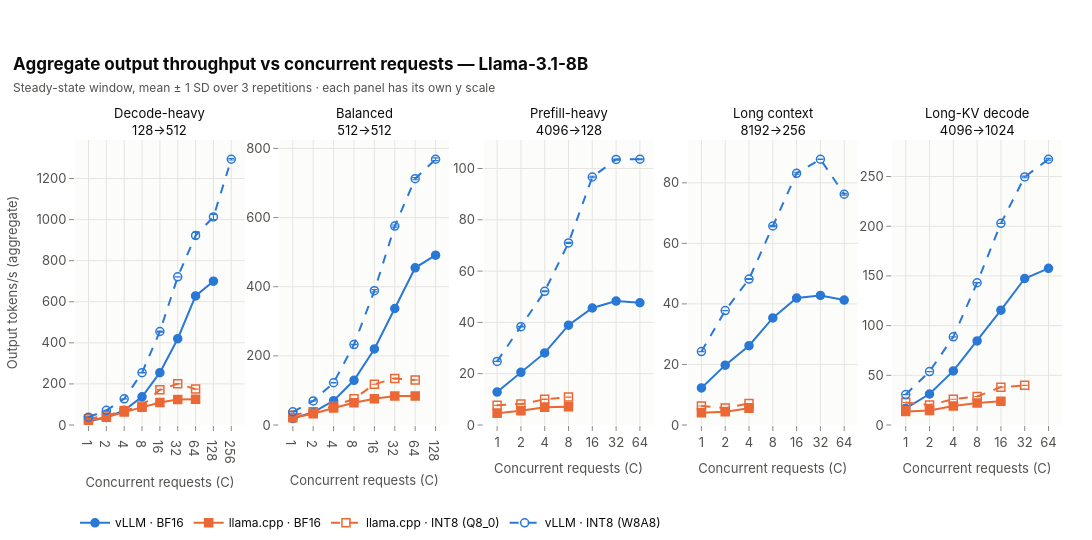

The notebook cell this image was saved under:
### Markdown cell above
## 1. Aggregate throughput vs concurrency

### Code cell
fig = plots.concurrency_lines(
    primary, plots.Panel("output_tok_s_mean", "Output tokens/s (aggregate)", "tok/s"),
    title=f"Aggregate output throughput vs concurrent requests — {registry.model_label(MODEL)}",
    subtitle="Steady-state window, mean ± 1 SD over 3 repetitions · each panel has its own y scale")
fig.show()
export_figure(fig, "throughput_vs_concurrency", source=NOTEBOOK,
              caption="Aggregate output tokens/s vs concurrent requests per workload (8B); vLLM keeps scaling, llama.cpp flattens early.")

### Figure 1 — Plotly figure (JSON) as saved in the notebook; plotly's stock layout.template omitted (floating-point values rounded to 4 significant figures)
{"data": [{"customdata": [[0.0312, 3.0], [0.02429, 3.0], [0.0506, 3.0], [0.03476, 3.0], [1.853, 3.0], [3.502, 3.0], [3.676, 3.0], [3.74, 3.0]], "error_y": {"array": [0.0312, 0.02429, 0.0506, 0.03476, 1.853, 3.502, 3.676, 3.74], "color": "#2a78d6", "thickness": 1.1, "type": "data", "width": 3}, "hovertemplate": "<b>vLLM · BF16</b><br>C = %{x}<br>Output tokens/s (aggregate): %{y:.3g} tok/s ± %{customdata[0]:.3g}<br>repetitions: %{customdata[1]}<extra></extra>", "legendgroup": "vllm_bf16", "line": {"color": "#2a78d6", "dash": "solid", "width": 2.0}, "marker": {"color": "#2a78d6", "line": {"color": "#2a78d6", "width": 1.5}, "size": 8, "symbol": "circle"}, "mode": "lines+markers", "name": "vLLM · BF16", "showlegend": true, "type": "scatter", "x": [1, 2, 4, 8, 16, 32, 64, 128], "xaxis": "x", "y": [18.49, 36.58, 71.36, 137.2, 254.8, 420.0, 628.2, 700.4], "yaxis": "y"}, {"customdata": [[0.01496, 3.0], [0.01004, 3.0], [0.08068, 3.0], [0.07585, 3.0], [0.1544, 3.0], [0.09718, 3.0], [0.03605, 3.0]], "error_y": {"array": [0.01496, 0.01004, 0.08068, 0.07585, 0.1544, 0.09718, 0.03605], "color": "#eb6834", "thickness": 1.1, "type": "data", "width": 3}, "hovertemplate": "<b>llama.cpp · BF16</b><br>C = %{x}<br>Output tokens/s (aggregate): %{y:.3g} tok/s ± %{customdata[0]:.3g}<br>repetitions: %{customdata[1]}<extra></extra>", "legendgroup": "llama_cpp_bf16", "line": {"color": "#eb6834", "dash": "solid", "width": 2.0}, "marker": {"color": "#eb6834", "line": {"color": "#eb6834", "width": 1.5}, "size": 8, "symbol": "square"}, "mode": "lines+markers", "name": "llama.cpp · BF16", "showlegend": true, "type": "scatter", "x": [1, 2, 4, 8, 16, 32, 64], "xaxis": "x", "y": [21.58, 38.07, 62.79, 86.6, 110.0, 124.5, 125.4], "yaxis": "y"}, {"customdata": [[0.01783, 3.0], [0.1006, 3.0], [0.04267, 3.0], [0.1355, 3.0], [0.2714, 3.0], [0.1703, 3.0], [0.7255, 3.0]], "error_y": {"array": [0.01783, 0.1006, 0.04267, 0.1355, 0.2714, 0.1703, 0.7255], "color": "#eb6834", "thickness": 1.1, "type": "data", "width": 3}, "hovertemplate": "<b>llama.cpp · INT8 (Q8_0)</b><br>C = %{x}<br>Output tokens/s (aggregate): %{y:.3g} tok/s ± %{customdata[0]:.3g}<br>repetitions: %{customdata[1]}<extra></extra>", "legendgroup": "llama_cpp_int8", "line": {"color": "#eb6834", "dash": "dash", "width": 2.0}, "marker": {"color": "#eb6834", "line": {"color": "#eb6834", "width": 1.5}, "size": 8, "symbol": "square-open"}, "mode": "lines+markers", "name": "llama.cpp · INT8 (Q8_0)", "showlegend": true, "type": "scatter", "x": [1, 2, 4, 8, 16, 32, 64], "xaxis": "x", "y": [30.2, 44.98, 69.66, 92.91, 171.9, 200.5, 174.8], "yaxis": "y"}, {"customdata": [[0.01922, 3.0], [0.06919, 3.0], [0.1448, 3.0], [0.9567, 3.0], [2.788, 3.0], [0.8458, 3.0], [15.44, 3.0], [12.51, 3.0], [4.004, 3.0]], "error_y": {"array": [0.01922, 0.06919, 0.1448, 0.9567, 2.788, 0.8458, 15.44, 12.51, 4.004], "color": "#2a78d6", "thickness": 1.1, "type": "data", "width": 3}, "hovertemplate": "<b>vLLM · INT8 (W8A8)</b><br>C = %{x}<br>Output tokens/s (aggregate): %{y:.3g} tok/s ± %{customdata[0]:.3g}<br>repetitions: %{customdata[1]}<extra></extra>", "legendgroup": "vllm_int8", "line": {"color": "#2a78d6", "dash": "dash", "width": 2.0}, "marker": {"color": "#2a78d6", "line": {"color": "#2a78d6", "width": 1.5}, "size": 8, "symbol": "circle-open"}, "mode": "lines+markers", "name": "vLLM · INT8 (W8A8)", "showlegend": true, "type": "scatter", "x": [1, 2, 4, 8, 16, 32, 64, 128, 256], "xaxis": "x", "y": [38.01, 71.33, 127.3, 254.7, 455.2, 721.2, 922.6, 1013.0, 1294.0], "yaxis": "y"}, {"customdata": [[0.03267, 3.0], [0.02732, 3.0], [0.0336, 3.0], [0.2749, 3.0], [0.2212, 3.0], [2.866, 3.0], [6.978, 3.0], [3.707, 3.0]], "error_y": {"array": [0.03267, 0.02732, 0.0336, 0.2749, 0.2212, 2.866, 6.978, 3.707], "color": "#2a78d6", "thickness": 1.1, "type": "data", "width": 3}, "hovertemplate": "<b>vLLM · BF16</b><br>C = %{x}<br>Output tokens/s (aggregate): %{y:.3g} tok/s ± %{customdata[0]:.3g}<br>repetitions: %{customdata[1]}<extra></extra>", "legendgroup": "vllm_bf16", "line": {"color": "#2a78d6", "dash": "solid", "width": 2.0}, "marker": {"color": "#2a78d6", "line": {"color": "#2a78d6", "width": 1.5}, "size": 8, "symbol": "circle"}, "mode": "lines+markers", "name": "vLLM · BF16", "showlegend": false, "type": "scatter", "x": [1, 2, 4, 8, 16, 32, 64, 128], "xaxis": "x2", "y": [18.67, 36.84, 70.49, 129.4, 220.0, 337.0, 454.8, 491.2], "yaxis": "y2"}, {"customdata": [[0.00268, 3.0], [0.01443, 3.0], [0.007448, 3.0], [0.0473, 3.0], [0.04967, 3.0], [0.1119, 3.0], [0.03301, 3.0]], "error_y": {"array": [0.00268, 0.01443, 0.007448, 0.0473, 0.04967, 0.1119, 0.03301], "color": "#eb6834", "thickness": 1.1, "type": "data", "width": 3}, "hovertemplate": "<b>llama.cpp · BF16</b><br>C = %{x}<br>Output tokens/s (aggregate): %{y:.3g} tok/s ± %{customdata[0]:.3g}<br>repetitions: %{customdata[1]}<extra></extra>", "legendgroup": "llama_cpp_bf16", "line": {"color": "#eb6834", "dash": "solid", "width": 2.0}, "marker": {"color": "#eb6834", "line": {"color": "#eb6834", "width": 1.5}, "size": 8, "symbol": "square"}, "mode": "lines+markers", "name": "llama.cpp · BF16", "showlegend": false, "type": "scatter", "x": [1, 2, 4, 8, 16, 32, 64], "xaxis": "x2", "y": [20.96, 32.49, 49.29, 64.6, 76.19, 84.1, 83.99], "yaxis": "y2"}, {"customdata": [[0.002239, 3.0], [0.03444, 3.0], [0.03493, 3.0], [0.06728, 3.0], [0.04877, 3.0], [0.322, 3.0], [0.1741, 3.0]], "error_y": {"array": [0.002239, 0.03444, 0.03493, 0.06728, 0.04877, 0.322, 0.1741], "color": "#eb6834", "thickness": 1.1, "type": "data", "width": 3}, "hovertemplate": "<b>llama.cpp · INT8 (Q8_0)</b><br>C = %{x}<br>Output tokens/s (aggregate): %{y:.3g} tok/s ± %{customdata[0]:.3g}<br>repetitions: %{customdata[1]}<extra></extra>", "legendgroup": "llama_cpp_int8", "line": {"color": "#eb6834", "dash": "dash", "width": 2.0}, "marker": {"color": "#eb6834", "line": {"color": "#eb6834", "width": 1.5}, "size": 8, "symbol": "square-open"}, "mode": "lines+markers", "name": "llama.cpp · INT8 (Q8_0)", "showlegend": false, "type": "scatter", "x": [1, 2, 4, 8, 16, 32, 64], "xaxis": "x2", "y": [28.73, 38.42, 54.99, 75.67, 117.8, 134.7, 130.3], "yaxis": "y2"}, {"customdata": [[0.08435, 3.0], [0.07121, 3.0], [0.4321, 3.0], [0.8051, 3.0], [3.355, 3.0], [3.081, 3.0], [3.065, 3.0], [3.865, 3.0]], "error_y": {"array": [0.08435, 0.07121, 0.4321, 0.8051, 3.355, 3.081, 3.065, 3.865], "color": "#2a78d6", "thickness": 1.1, "type": "data", "width": 3}, "hovertemplate": "<b>vLLM · INT8 (W8A8)</b><br>C = %{x}<br>Output tokens/s (aggregate): %{y:.3g} tok/s ± %{customdata[0]:.3g}<br>repetitions: %{customdata[1]}<extra></extra>", "legendgroup": "vllm_int8", "line": {"color": "#2a78d6", "dash": "dash", "width": 2.0}, "marker": {"color": "#2a78d6", "line": {"color": "#2a78d6", "width": 1.5}, "size": 8, "symbol": "circle-open"}, "mode": "lines+markers", "name": "vLLM · INT8 (W8A8)", "showlegend": false, "type": "scatter", "x": [1, 2, 4, 8, 16, 32, 64, 128], "xaxis": "x2", "y": [38.03, 69.71, 122.2, 232.7, 388.6, 575.4, 712.4, 768.7], "yaxis": "y2"}, {"customdata": [[0.01777, 3.0], [0.02356, 3.0], [0.2422, 3.0], [0.767, 3.0], [0.08457, 3.0], [0.08313, 3.0], [0.02294, 3.0]], "error_y": {"array": [0.01777, 0.02356, 0.2422, 0.767, 0.08457, 0.08313, 0.02294], "color": "#2a78d6", "thickness": 1.1, "type": "data", "width": 3}, "hovertemplate": "<b>vLLM · BF16</b><br>C = %{x}<br>Output tokens/s (aggregate): %{y:.3g} tok/s ± %{customdata[0]:.3g}<br>repetitions: %{customdata[1]}<extra></extra>", "legendgroup": "vllm_bf16", "line": {"color": "#2a78d6", "dash": "solid", "width": 2.0}, "marker": {"color": "#2a78d6", "line": {"color": "#2a78d6", "width": 1.5}, "size": 8, "symbol": "circle"}, "mode": "lines+markers", "name": "vLLM · BF16", "showlegend": false, "type": "scatter", "x": [1, 2, 4, 8, 16, 32, 64], "xaxis": "x3", "y": [12.84, 20.55, 28.11, 38.93, 45.62, 48.32, 47.66], "yaxis": "y3"}, {"customdata": [[0.00637, 3.0], [0.00892, 3.0], [0.003534, 3.0], [0.001356, 3.0]], "error_y": {"array": [0.00637, 0.00892, 0.003534, 0.001356], "color": "#eb6834", "thickness": 1.1, "type": "data", "width": 3}, "hovertemplate": "<b>llama.cpp · BF16</b><br>C = %{x}<br>Output tokens/s (aggregate): %{y:.3g} tok/s ± %{customdata[0]:.3g}<br>repetitions: %{customdata[1]}<extra></extra>", "legendgroup": "llama_cpp_bf16", "line": {"color": "#eb6834", "dash": "solid", "width": 2.0}, "marker": {"color": "#eb6834", "line": {"color": "#eb6834", "width": 1.5}, "size": 8, "symbol": "square"}, "mode": "lines+markers", "name": "llama.cpp · BF16", "showlegend": false, "type": "scatter", "x": [1, 2, 4, 8], "xaxis": "x3", "y": [4.589, 5.565, 6.898, 7.132], "yaxis": "y3"}, {"customdata": [[0.002077, 3.0], [0.01553, 3.0], [0.0605, 3.0], [0.005366, 3.0]], "error_y": {"array": [0.002077, 0.01553, 0.0605, 0.005366], "color": "#eb6834", "thickness": 1.1, "type": "data", "width": 3}, "hovertemplate": "<b>llama.cpp · INT8 (Q8_0)</b><br>C = %{x}<br>Output tokens/s (aggregate): %{y:.3g} tok/s ± %{customdata[0]:.3g}<br>repetitions: %{customdata[1]}<extra></extra>", "legendgroup": "llama_cpp_int8", "line": {"color": "#eb6834", "dash": "dash", "width": 2.0}, "marker": {"color": "#eb6834", "line": {"color": "#eb6834", "width": 1.5}, "size": 8, "symbol": "square-open"}, "mode": "lines+markers", "name": "llama.cpp · INT8 (Q8_0)", "showlegend": false, "type": "scatter", "x": [1, 2, 4, 8], "xaxis": "x3", "y": [7.657, 8.171, 10.03, 10.89], "yaxis": "y3"}, {"customdata": [[0.004287, 3.0], [0.14, 3.0], [0.1487, 3.0], [0.218, 3.0], [0.312, 3.0], [0.1736, 3.0], [0.2065, 3.0]], "error_y": {"array": [0.004287, 0.14, 0.1487, 0.218, 0.312, 0.1736, 0.2065], "color": "#2a78d6", "thickness": 1.1, "type": "data", "width": 3}, "hovertemplate": "<b>vLLM · INT8 (W8A8)</b><br>C = %{x}<br>Output tokens/s (aggregate): %{y:.3g} tok/s ± %{customdata[0]:.3g}<br>repetitions: %{customdata[1]}<extra></extra>", "legendgroup": "vllm_int8", "line": {"color": "#2a78d6", "dash": "dash", "width": 2.0}, "marker": {"color": "#2a78d6", "line": {"color": "#2a78d6", "width": 1.5}, "size": 8, "symbol": "circle-open"}, "mode": "lines+markers", "name": "vLLM · INT8 (W8A8)", "showlegend": false, "type": "scatter", "x": [1, 2, 4, 8, 16, 32, 64], "xaxis": "x3", "y": [24.81, 38.33, 52.13, 70.98, 96.69, 103.5, 103.6], "yaxis": "y3"}, {"customdata": [[0.005154, 3.0], [0.03443, 3.0], [0.06085, 3.0], [0.04188, 3.0], [0.03011, 3.0], [0.05367, 3.0], [0.1135, 3.0]], "error_y": {"array": [0.005154, 0.03443, 0.06085, 0.04188, 0.03011, 0.05367, 0.1135], "color": "#2a78d6", "thickness": 1.1, "type": "data", "width": 3}, "hovertemplate": "<b>vLLM · BF16</b><br>C = %{x}<br>Output tokens/s (aggregate): %{y:.3g} tok/s ± %{customdata[0]:.3g}<br>repetitions: %{customdata[1]}<extra></extra>", "legendgroup": "vllm_bf16", "line": {"color": "#2a78d6", "dash": "solid", "width": 2.0}, "marker": {"color": "#2a78d6", "line": {"color": "#2a78d6", "width": 1.5}, "size": 8, "symbol": "circle"}, "mode": "lines+markers", "name": "vLLM · BF16", "showlegend": false, "type": "scatter", "x": [1, 2, 4, 8, 16, 32, 64], "xaxis": "x4", "y": [12.24, 19.77, 26.2, 35.38, 41.94, 42.79, 41.27], "yaxis": "y4"}, {"customdata": [[0.0002364, 3.0], [0.006005, 3.0], [0.00051, 3.0]], "error_y": {"array": [0.0002364, 0.006005, 0.00051], "color": "#eb6834", "thickness": 1.1, "type": "data", "width": 3}, "hovertemplate": "<b>llama.cpp · BF16</b><br>C = %{x}<br>Output tokens/s (aggregate): %{y:.3g} tok/s ± %{customdata[0]:.3g}<br>repetitions: %{customdata[1]}<extra></extra>", "legendgroup": "llama_cpp_bf16", "line": {"color": "#eb6834", "dash": "solid", "width": 2.0}, "marker": {"color": "#eb6834", "line": {"color": "#eb6834", "width": 1.5}, "size": 8, "symbol": "square"}, "mode": "lines+markers", "name": "llama.cpp · BF16", "showlegend": false, "type": "scatter", "x": [1, 2, 4], "xaxis": "x4", "y": [4.055, 4.416, 5.56], "yaxis": "y4"}, {"customdata": [[0.005089, 3.0], [0.00203, 3.0], [0.00802, 3.0]], "error_y": {"array": [0.005089, 0.00203, 0.00802], "color": "#eb6834", "thickness": 1.1, "type": "data", "width": 3}, "hovertemplate": "<b>llama.cpp · INT8 (Q8_0)</b><br>C = %{x}<br>Output tokens/s (aggregate): %{y:.3g} tok/s ± %{customdata[0]:.3g}<br>repetitions: %{customdata[1]}<extra></extra>", "legendgroup": "llama_cpp_int8", "line": {"color": "#eb6834", "dash": "dash", "width": 2.0}, "marker": {"color": "#eb6834", "line": {"color": "#eb6834", "width": 1.5}, "size": 8, "symbol": "square-open"}, "mode": "lines+markers", "name": "llama.cpp · INT8 (Q8_0)", "showlegend": false, "type": "scatter", "x": [1, 2, 4], "xaxis": "x4", "y": [6.26, 5.614, 7.103], "yaxis": "y4"}, {"customdata": [[0.01365, 3.0], [0.02521, 3.0], [0.1676, 3.0], [0.1925, 3.0], [0.323, 3.0], [0.04941, 3.0], [0.2893, 3.0]], "error_y": {"array": [0.01365, 0.02521, 0.1676, 0.1925, 0.323, 0.04941, 0.2893], "color": "#2a78d6", "thickness": 1.1, "type": "data", "width": 3}, "hovertemplate": "<b>vLLM · INT8 (W8A8)</b><br>C = %{x}<br>Output tokens/s (aggregate): %{y:.3g} tok/s ± %{customdata[0]:.3g}<br>repetitions: %{customdata[1]}<extra></extra>", "legendgroup": "vllm_int8", "line": {"color": "#2a78d6", "dash": "dash", "width": 2.0}, "marker": {"color": "#2a78d6", "line": {"color": "#2a78d6", "width": 1.5}, "size": 8, "symbol": "circle-open"}, "mode": "lines+markers", "name": "vLLM · INT8 (W8A8)", "showlegend": false, "type": "scatter", "x": [1, 2, 4, 8, 16, 32, 64], "xaxis": "x4", "y": [24.25, 37.81, 48.21, 65.73, 83.15, 87.78, 76.22], "yaxis": "y4"}, {"customdata": [[0.006609, 3.0], [0.03079, 3.0], [0.03434, 3.0], [0.1268, 3.0], [0.3817, 3.0], [0.4812, 3.0], [1.332, 3.0]], "error_y": {"array": [0.006609, 0.03079, 0.03434, 0.1268, 0.3817, 0.4812, 1.332], "color": "#2a78d6", "thickness": 1.1, "type": "data", "width": 3}, "hovertemplate": "<b>vLLM · BF16</b><br>C = %{x}<br>Output tokens/s (aggregate): %{y:.3g} tok/s ± %{customdata[0]:.3g}<br>repetitions: %{customdata[1]}<extra></extra>", "legendgroup": "vllm_bf16", "line": {"color": "#2a78d6", "dash": "solid", "width": 2.0}, "marker": {"color": "#2a78d6", "line": {"color": "#2a78d6", "width": 1.5}, "size": 8, "symbol": "circle"}, "mode": "lines+markers", "name": "vLLM · BF16", "showlegend": false, "type": "scatter", "x": [1, 2, 4, 8, 16, 32, 64], "xaxis": "x5", "y": [16.67, 31.19, 54.39, 84.61, 115.5, 147.4, 157.6], "yaxis": "y5"}, {"customdata": [[0.5928, 3.0], [0.02069, 3.0], [0.8145, 3.0], [0.3644, 3.0], [0.3884, 3.0]], "error_y": {"array": [0.5928, 0.02069, 0.8145, 0.3644, 0.3884], "color": "#eb6834", "thickness": 1.1, "type": "data", "width": 3}, "hovertemplate": "<b>llama.cpp · BF16</b><br>C = %{x}<br>Output tokens/s (aggregate): %{y:.3g} tok/s ± %{customdata[0]:.3g}<br>repetitions: %{customdata[1]}<extra></extra>", "legendgroup": "llama_cpp_bf16", "line": {"color": "#eb6834", "dash": "solid", "width": 2.0}, "marker": {"color": "#eb6834", "line": {"color": "#eb6834", "width": 1.5}, "size": 8, "symbol": "square"}, "mode": "lines+markers", "name": "llama.cpp · BF16", "showlegend": false, "type": "scatter", "x": [1, 2, 4, 8, 16], "xaxis": "x5", "y": [13.5, 14.7, 19.18, 22.12, 23.81], "yaxis": "y5"}, {"customdata": [[0.02812, 3.0], [0.452, 3.0], [0.006971, 3.0], [0.01215, 3.0], [0.09138, 3.0], [0.01717, 3.0]], "error_y": {"array": [0.02812, 0.452, 0.006971, 0.01215, 0.09138, 0.01717], "color": "#eb6834", "thickness": 1.1, "type": "data", "width": 3}, "hovertemplate": "<b>llama.cpp · INT8 (Q8_0)</b><br>C = %{x}<br>Output tokens/s (aggregate): %{y:.3g} tok/s ± %{customdata[0]:.3g}<br>repetitions: %{customdata[1]}<extra></extra>", "legendgroup": "llama_cpp_int8", "line": {"color": "#eb6834", "dash": "dash", "width": 2.0}, "marker": {"color": "#eb6834", "line": {"color": "#eb6834", "width": 1.5}, "size": 8, "symbol": "square-open"}, "mode": "lines+markers", "name": "llama.cpp · INT8 (Q8_0)", "showlegend": false, "type": "scatter", "x": [1, 2, 4, 8, 16, 32], "xaxis": "x5", "y": [22.62, 20.12, 25.96, 28.72, 38.06, 39.92], "yaxis": "y5"}, {"customdata": [[0.001888, 3.0], [0.05225, 3.0], [0.08447, 3.0], [0.2181, 3.0], [0.06971, 3.0], [0.8294, 3.0], [0.8893, 3.0]], "error_y": {"array": [0.001888, 0.05225, 0.08447, 0.2181, 0.06971, 0.8294, 0.8893], "color": "#2a78d6", "thickness": 1.1, "type": "data", "width": 3}, "hovertemplate": "<b>vLLM · INT8 (W8A8)</b><br>C = %{x}<br>Output tokens/s (aggregate): %{y:.3g} tok/s ± %{customdata[0]:.3g}<br>repetitions: %{customdata[1]}<extra></extra>", "legendgroup": "vllm_int8", "line": {"color": "#2a78d6", "dash": "dash", "width": 2.0}, "marker": {"color": "#2a78d6", "line": {"color": "#2a78d6", "width": 1.5}, "size": 8, "symbol": "circle-open"}, "mode": "lines+markers", "name": "vLLM · INT8 (W8A8)", "showlegend": false, "type": "scatter", "x": [1, 2, 4, 8, 16, 32, 64], "xaxis": "x5", "y": [30.6, 53.78, 88.73, 143.1, 203.0, 249.6, 267.4], "yaxis": "y5"}], "layout": {"annotations": [{"font": {"color": "#0b0b0b", "size": 13}, "showarrow": false, "text": "Decode-heavy<br>128→512", "x": 0.086, "xanchor": "center", "xref": "paper", "y": 1.0, "yanchor": "bottom", "yref": "paper"}, {"font": {"color": "#0b0b0b", "size": 13}, "showarrow": false, "text": "Balanced<br>512→512", "x": 0.293, "xanchor": "center", "xref": "paper", "y": 1.0, "yanchor": "bottom", "yref": "paper"}, {"font": {"color": "#0b0b0b", "size": 13}, "showarrow": false, "text": "Prefill-heavy<br>4096→128", "x": 0.5, "xanchor": "center", "xref": "paper", "y": 1.0, "yanchor": "bottom", "yref": "paper"}, {"font": {"color": "#0b0b0b", "size": 13}, "showarrow": false, "text": "Long context<br>8192→256", "x": 0.707, "xanchor": "center", "xref": "paper", "y": 1.0, "yanchor": "bottom", "yref": "paper"}, {"font": {"color": "#0b0b0b", "size": 13}, "showarrow": false, "text": "Long-KV decode<br>4096→1024", "x": 0.914, "xanchor": "center", "xref": "paper", "y": 1.0, "yanchor": "bottom", "yref": "paper"}], "height": 540, "title": {"text": "<b>Aggregate output throughput vs concurrent requests — Llama-3.1-8B</b><br><span style='font-size:12px;color:#52514e'>Steady-state window, mean ± 1 SD over 3 repetitions · each panel has its own y scale</span>"}, "width": 1100, "xaxis": {"anchor": "y", "domain": [0.0, 0.172], "ticktext": ["1", "2", "4", "8", "16", "32", "64", "128", "256"], "tickvals": [1, 2, 4, 8, 16, 32, 64, 128, 256], "title": {"text": "Concurrent requests (C)"}, "type": "log"}, "xaxis2": {"anchor": "y2", "domain": [0.207, 0.379], "ticktext": ["1", "2", "4", "8", "16", "32", "64", "128", "256"], "tickvals": [1, 2, 4, 8, 16, 32, 64, 128, 256], "title": {"text": "Concurrent requests (C)"}, "type": "log"}, "xaxis3": {"anchor": "y3", "domain": [0.414, 0.586], "ticktext": ["1", "2", "4", "8", "16", "32", "64", "128", "256"], "tickvals": [1, 2, 4, 8, 16, 32, 64, 128, 256], "title": {"text": "Concurrent requests (C)"}, "type": "log"}, "xaxis4": {"anchor": "y4", "domain": [0.621, 0.793], "ticktext": ["1", "2", "4", "8", "16", "32", "64", "128", "256"], "tickvals": [1, 2, 4, 8, 16, 32, 64, 128, 256], "title": {"text": "Concurrent requests (C)"}, "type": "log"}, "xaxis5": {"anchor": "y5", "domain": [0.828, 1.0], "ticktext": ["1", "2", "4", "8", "16", "32", "64", "128", "256"], "tickvals": [1, 2, 4, 8, 16, 32, 64, 128, 256], "title": {"text": "Concurrent requests (C)"}, "type": "log"}, "yaxis": {"anchor": "x", "domain": [0.0, 1.0], "rangemode": "tozero", "title": {"text": "Output tokens/s (aggregate)"}, "type": "linear"}, "yaxis2": {"anchor": "x2", "domain": [0.0, 1.0], "rangemode": "tozero", "type": "linear"}, "yaxis3": {"anchor": "x3", "domain": [0.0, 1.0], "rangemode": "tozero", "type": "linear"}, "yaxis4": {"anchor": "x4", "domain": [0.0, 1.0], "rangemode": "tozero", "type": "linear"}, "yaxis5": {"anchor": "x5", "domain": [0.0, 1.0], "rangemode": "tozero", "type": "linear"}}}
